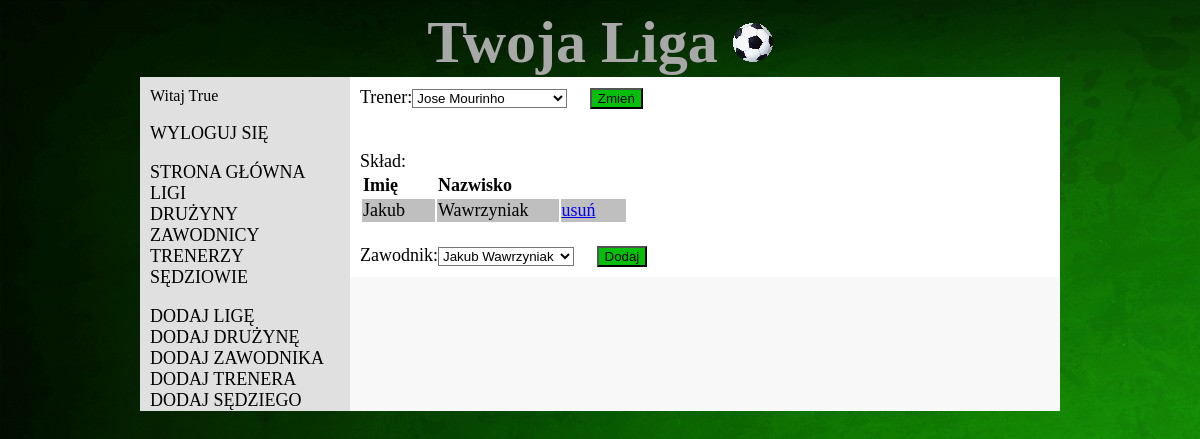
/editteam/1/ (signed in), run on an earlier commit of the app's database.
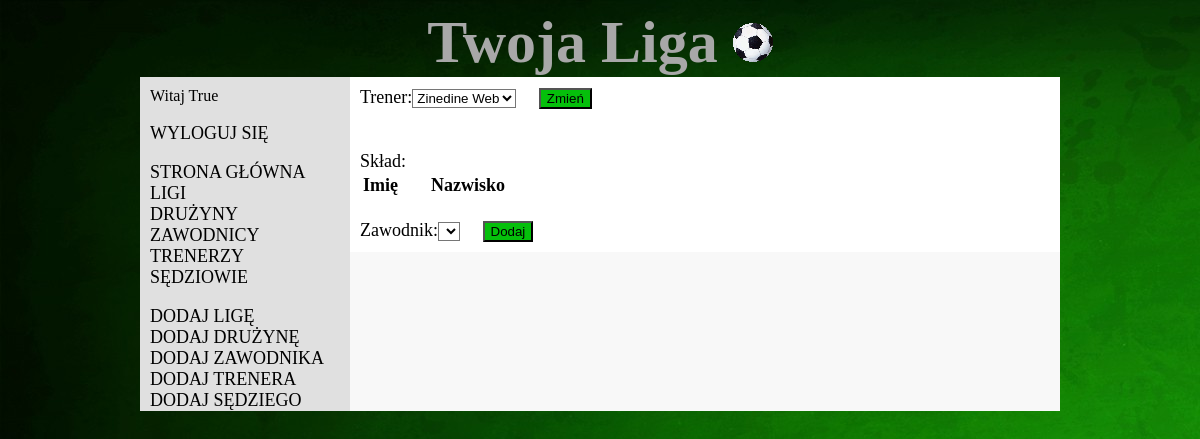
And on a later commit of the database.
### liga/models.py (models this page shows, shortened)
class Team_Player(models.Model):
    team=models.ForeignKey(Team)
    player=models.ForeignKey(Player)

class Player(models.Model):
    name=models.CharField(max_length=50)
    surname=models.CharField(max_length=50)
    available=models.BooleanField()
    def __str__(self):  # Python 3: def __str__(self):
        return self.name + " " + self.surname

### liga/views.py (the view)
# urls.py: url(r'^editteam/(?P<t_id>\d+)/', views.editteam, name='editteam'),
def editteam(request, t_id = "0"):
    if request.session["verified"]==True:
        if request.method == 'POST':
            f = forms.AddPlayerToTeamForm(request.POST)
            if f.is_valid():
                player = f.cleaned_data['player']
                player.available = False
                teamID = int(t_id)
                t = Team.objects.get(id = teamID)
                tp = Team_Player()
                tp.team = t;
                tp.player = player
                player.save()
                tp.save()
                coach = t.coach
                players_list = Team_Player.objects.filter(team = t)
                f = forms.AddPlayerToTeamForm()
                cf = forms.EditTeamCoachForm({'coach': coach.pk})
                return render_to_response('editTeam.html', RequestContext(request, {'players_list': players_list, 'team': t, 'coach':coach, 'playerform': f, 'coachform': cf}))
            else:
                teamID = int(t_id)
                t = Team.objects.get(id = teamID)
                coach = t.coach
                players_list = Team_Player.objects.filter(team = t)
                f = forms.AddPlayerToTeamForm()
                cf = forms.EditTeamCoachForm({'coach': coach.pk})
                return render_to_response('editTeam.html', RequestContext(request, {'players_list': players_list, 'team': t, 'coach':coach, 'playerform': f, 'coachform': cf}))
        else:
            teamID = int(t_id)
            if teamID < 1:
                return redirect('/')
            else:
                t = Team.objects.get(id = teamID)
                coach = t.coach
                players_list = Team_Player.objects.filter(team = t)
                f = forms.AddPlayerToTeamForm()
                cf = forms.EditTeamCoachForm({'coach': coach.pk})
                return render_to_response('editTeam.html', RequestContext(request, {'players_list': players_list, 'team': t, 'coach':coach, 'playerform': f, 'coachform': cf}))
    else:
        return redirect('/')

### liga/forms.py
class AddPlayerToTeamForm(forms.Form):
    player = forms.ModelChoiceField(queryset=Player.objects.filter(available=True),label='Zawodnik', initial=0)

class EditTeamCoachForm(forms.Form):
    coach = forms.ModelChoiceField(queryset=Coach.objects.all(),label='Trener')

### liga/models.py (called while the page is built)
    def __str__(self):  # Python 3: def __str__(self):
        return self.name + " " + self.surname

### liga/templates/editTeam.html (shortened to what this page needs)
<!DOCTYPE html>
{% extends "base.html" %}
{% block content %}
    <form action="{% url 'editteamcoach' team.id %}" method="post" accept-charset="utf-8">
        {{ coachform }}
        <input type="submit" class="btn btn-default" value="Zmień">
    </form>
    <br>
    <br>
    Skład:
    <br>
    <table>
        <tr>
            <td><b>Imię</b></td>
            <td><b>Nazwisko</b></td>
        </tr>
        {% for player in players_list %}
            <tr>
                <td>{{ player.player.name }}</td>
                <td>{{ player.player.surname }}</td>
                <td><a href="{% url 'deleteplayerfromteam' player.player.id team.id %}">usuń</a> </td>
            </tr>
        {% endfor %}
    </table>
    <br>
    <form action="{% url 'editteam' team.id %}" method="post" accept-charset="utf-8">
        {{ playerform }}
        <input type="submit" class="btn btn-default" value="Dodaj">
    </form>
{% endblock %}

What changed in the data, as far as the page shows it:
removed Team_Player: player.name "Jakub", player.surname "Wawrzyniak"
Also different on the page:
form field coach: "Jose Mourinho" → "Zinedine Web"
form field player: "Jakub Wawrzyniak" → (not shown)
